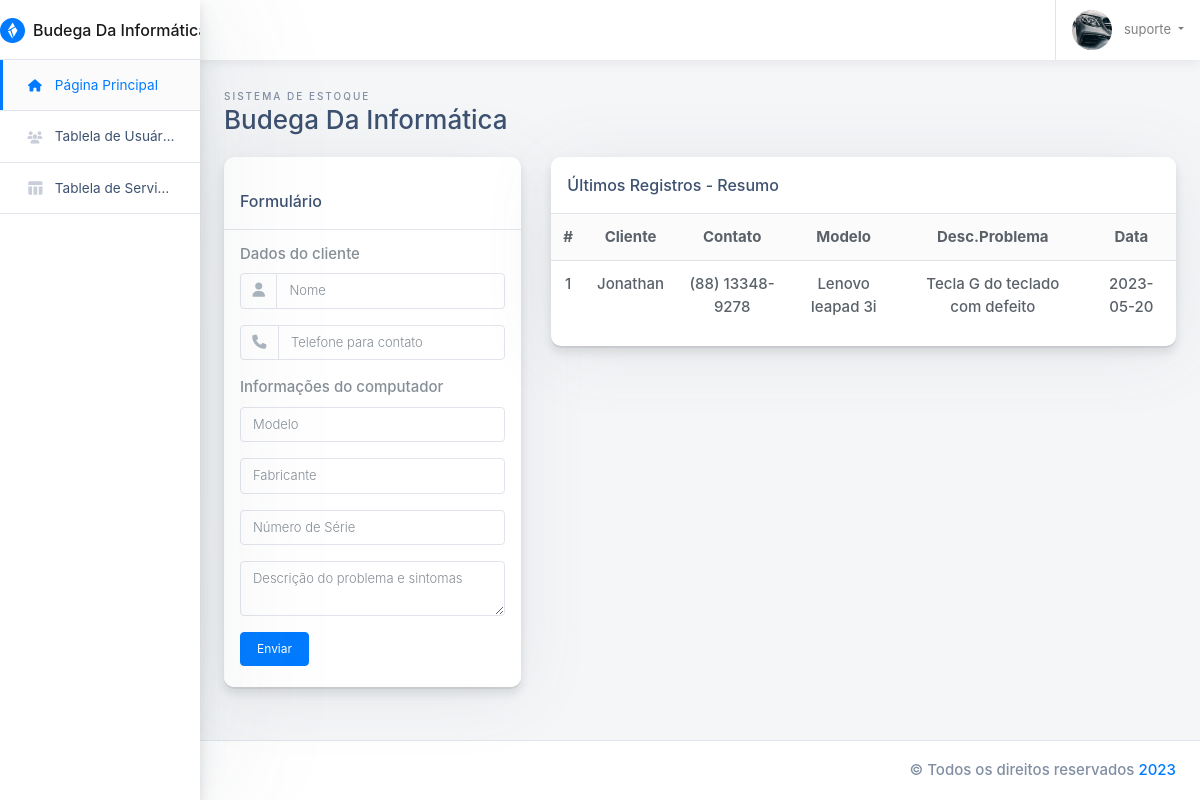
The app's page /home.php (signed in) with its own data.
### tables this page shows
CREATE TABLE `tbstore` (
  `idUser` int(100) NOT NULL,
  `clientStore` varchar(100) NOT NULL,
  `telStore` varchar(100) NOT NULL,
  `modStore` varchar(100) NOT NULL,
  `fabStore` varchar(100) NOT NULL,
  `seStore` varchar(100) NOT NULL,
  `desStore` varchar(100) NOT NULL,
  `data` date NOT NULL
);

### home.php (the view, shortened to what this page needs)
<!doctype html>
<html class="no-js h-100" lang="pt-br">
  <head>
    <link href="https://use.fontawesome.com/releases/v5.0.6/css/all.css" rel="stylesheet">
    <link rel="stylesheet" href="https://stackpath.bootstrapcdn.com/bootstrap/4.1.3/css/bootstrap.min.css">
    <link rel="stylesheet" id="main-stylesheet" data-version="1.1.0" href="styles/shards-dashboards.1.1.0.min.css">
    <link rel="stylesheet" href="styles/extras.1.1.0.min.css">
  </head>
  <body class="h-100">
    <div class="container-fluid">
      <div class="row">
        <aside class="main-sidebar col-12 col-md-3 col-lg-2 px-0">
          <div class="main-navbar">
            <nav class="navbar align-items-stretch navbar-light bg-white flex-md-nowrap border-bottom p-0">
              <a class="navbar-brand w-100 mr-0" href="#" style="line-height: 25px;">
                <div class="d-table m-auto">
                  <img id="main-logo" class="d-inline-block align-top mr-1" style="max-width: 25px;" src="images/shards-dashboards-logo.svg" alt="Shards Dashboard">
                  <span class="d-none d-md-inline ml-1">Budega Da Informática</span>
                </div>
              </a>
            </nav>
          </div>
          <div class="nav-wrapper">
            <ul class="nav flex-column">
              <li class="nav-item">
                <a class="nav-link active" href="home.php">
                  <i class="fa-sharp fa-solid fa-house"></i>
                  <span>Página Principal</span>
                </a>
              </li>
              <li class="nav-item">
                <a class="nav-link " href="users.php">
                <i class="fa-sharp fa-solid fa-users"></i>
                  <span>Tablela de Usuários</span>
                </a>
              </li>
              <li class="nav-item">
                <a class="nav-link " href="tables.php">
                  <i class="material-icons">table_chart</i>
                  <span>Tablela de Serviços</span>
                </a>
              </li>
            </ul>
          </div>
        </aside>
        <main class="main-content col-lg-10 col-md-9 col-sm-12 p-0 offset-lg-2 offset-md-3">
          <div class="main-navbar sticky-top bg-white">
            <nav class="navbar align-items-stretch navbar-light flex-md-nowrap p-0">
              <form action="#" class="main-navbar__search w-100 d-none d-md-flex d-lg-flex">
                <div class="input-group input-group-seamless ml-3">
                </div>
              </form>
              <ul class="navbar-nav border-left flex-row ">
                <li class="nav-item dropdown">
                  <a class="nav-link dropdown-toggle text-nowrap px-3" data-toggle="dropdown" href="#" role="button" aria-haspopup="true" aria-expanded="false">
                    <img class="user-avatar rounded-circle mr-2" src="images/avatars/1.jpg" alt="User Avatar">
                    <span class="d-none d-md-inline-block"><?php echo $_SESSION['username'];?></span>
                  </a>
                </li>
              </ul>
            </nav>
          </div>
          <div class="main-content-container container-fluid px-4">
            <div class="page-header row no-gutters py-4">
              <div class="col-12 col-sm-4 text-center text-sm-left mb-0">
                <span class="text-uppercase page-subtitle">Sistema de Estoque</span>
                <h3 class="page-title">Budega Da Informática</h3>
              </div>
            </div>
            <div class="row">
              <div class="col-lg-4">
                <div class="card card-small mb-4 pt-3">
                    <div class="card-header border-bottom">
                      <h6 class="m-0">Formulário</h6>
                    </div>
                    <ul class="list-group list-group-flush">
                      <li class="list-group-item px-3">
                        <form action="" method="post" enctype="multipart/form-data">
                          <strong class="text-muted d-block mb-2">Dados do cliente</strong>
                          <div class="input-group mb-3">
                            <div class="input-group-prepend">
                              <span class="input-group-text">
                              <i class="fa-sharp fa-solid fa-user"></i>
                              </span>
                            </div>
                            <input type="text" name="nome" class="form-control" placeholder="Nome" aria-label="Username" aria-describedby="basic-addon1" required>
                          </div>
                          <div class="input-group mb-3">
                            <div class="input-group-prepend">
                              <span class="input-group-text">
                                <i class="fa-solid fa-phone"></i>
                              </span>
                            </div>
                            <input type="text" name="tel" class="form-control" placeholder="Telefone para contato" onkeypress="$(this).mask('(00) 00000-0000')" aria-label="" aria-describedby="basic-addon2" required>
                          </div>
                          <strong class="text-muted d-block mb-2">Informações do computador</strong>
                          <div class="input-group mb-3">
                            <div class="input-group input-group-seamless">
                              <input type="text" name="modelo" class="form-control" id="form1-username" placeholder="Modelo" required>
                            </div>
                          </div>
                          <div class="input-group mb-3">
                            <div class="input-group input-group-seamless">
                              <input type="text" name="fab" class="form-control" id="form1-username" placeholder="Fabricante" required>
                            </div>
                          </div>
                          <div class="input-group mb-3">
                            <div class="input-group input-group-seamless">
                              <input type="text" name="serie" class="form-control" id="form1-username" placeholder="Número de Série " required>
                            </div>
                          </div>
                          <div class="input-group mb-3">
                            <div class="input-group input-group-seamless">
                              <textarea type="text" name="descProblem" class="form-control" id="form1-username" placeholder="Descrição do problema e sintomas" required></textarea>
                            </div>
                          </div>
                            <button type="submit" name="btnEnviar" class="mb-2 btn btn-primary mr-2">Enviar</button>
                        </form>
                        <?php
                        include_once('config/conexao.php');
                        ?>
                      </li>
                    </ul>
                </div>
              </div>
              <div class="col-lg-8">
                <div class="card card-small mb-4">
                      <div class="card-header border-bottom">
                        <h6 class="m-0">Últimos Registros - Resumo</h6>
                      </div>
                      <div class="card-body p-0 pb-3 text-center">
                        <table class="table mb-0">
                          <thead class="bg-light">
                            <tr>
                              <th scope="col" class="border-0">#</th>
                              <th scope="col" class="border-0">Cliente</th>
                              <th scope="col" class="border-0">Contato</th>
                              <th scope="col" class="border-0">Modelo</th>
                              <th scope="col" class="border-0">Desc.Problema</th>
                              <th scope="col" class="border-0">Data</th>
                            </tr>
                          </thead>
                          <tbody>
                            <?php
                            $select = "SELECT * FROM tbstore ORDER BY idUser DESC LIMIT 5";
                            try{
                              $resultado = $conect->prepare($select);
                              $resultado->execute();
                              $contar = $resultado->rowCount();
                              if($contar > 0){
                                while($show = $resultado->FETCH(PDO::FETCH_OBJ)){
                            ?>
                            <tr>
                              <td><?php echo $show->idUser;?></td>
                              <td><?php echo $show->clientStore;?></td>
                              <td><?php echo $show->telStore;?></td>
                              <td><?php echo $show->modStore;?></td>
                              <td><?php echo $show->desStore;?></td>
                              <td><?php echo $show->data;?></td>
                            </tr>
                            <?php
                                  }
                                }else{
                                  echo '<div class="alert alert-danger" role="alert">
                                          <strong>OPS algo de errado não está certo!</strong>
                                        </div>';
                                }
                              }catch (PDOException $e){
                                echo "<p>ERRO DE PDO = </p>".$e->getMessage();
                              }
                            ?>
                          </tbody>
                        </table>
                      </div>
                </div>
              </div>
            </div>
          </div>
          <footer class="main-footer d-flex p-2 px-3 bg-white border-top">
            <span class="copyright ml-auto my-auto mr-2">© Todos os direitos reservados
              <a href="#" rel="nofollow">2023</a>
            </span>
          </footer>
        </main>
      </div>
    </div>
  </body>
</html>

### records on screen
tbstore: idUser "1", clientStore "Jonathan", telStore "(88) 13348-9278", modStore "Lenovo Ieapad 3i", desStore "Tecla G do teclado com defeito", data "2023-05-20"

### other values on screen
$_SESSION['username'] "suporte"
